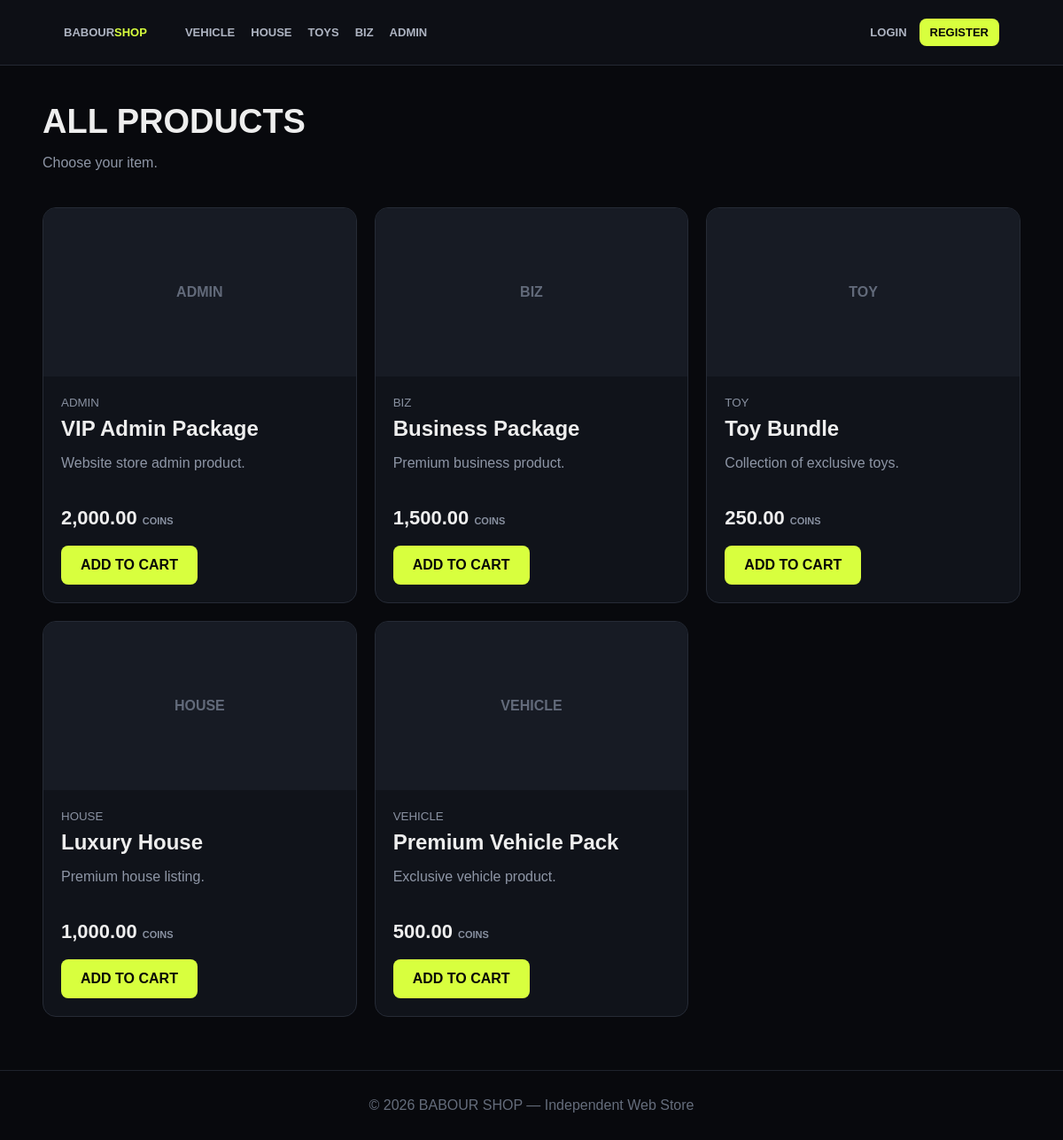
The page /shop.php on the database its author committed.
### tables this page shows
CREATE TABLE products (
 id INT UNSIGNED AUTO_INCREMENT PRIMARY KEY,
 name VARCHAR(120) NOT NULL,
 category ENUM('vehicle','house','toy','biz','admin') NOT NULL,
 description TEXT,
 price DECIMAL(12,2) NOT NULL DEFAULT 0,
 image VARCHAR(500) DEFAULT '',
 active TINYINT(1) NOT NULL DEFAULT 1,
 created_at TIMESTAMP DEFAULT CURRENT_TIMESTAMP
);

### shop.php (the view, shortened to what this page needs)
<?php
require_once "config/database.php";
$category = $_GET['category'] ?? '';
$params = [];
$sql = "SELECT * FROM products WHERE active=1";
$sql .= " ORDER BY id DESC";
$stmt = $pdo->prepare($sql); $stmt->execute($params);
$products = $stmt->fetchAll();
include "includes/header.php";
?>
<div class="page-head"><h1><?= $category ? strtoupper(htmlspecialchars($category)) : 'ALL PRODUCTS' ?></h1><p>Choose your item.</p></div>
<div class="grid">
<?php foreach($products as $p): ?>
<article class="card">
  <div class="product-image">
    <?php if ($p['image']): ?><img src="<?= htmlspecialchars($p['image']) ?>" alt=""><?php else: ?><span><?= strtoupper($p['category']) ?></span><?php endif; ?>
  </div>
  <div class="card-body">
    <small><?= strtoupper(htmlspecialchars($p['category'])) ?></small>
    <h2><?= htmlspecialchars($p['name']) ?></h2>
    <p><?= htmlspecialchars($p['description']) ?></p>
    <div class="price"><?= number_format($p['price'],2) ?> <small>COINS</small></div>
    <a class="btn" href="cart.php?action=add&id=<?= (int)$p['id'] ?>">ADD TO CART</a>
  </div>
</article>
<?php endforeach; ?>
</div>
<?php include "includes/footer.php"; ?>

### includes/header.php (shortened to what this page needs)
<!doctype html>
<html lang="en">
<head>
<link rel="stylesheet" href="assets/css/style.css">
</head>
<body>
<header class="topbar">
  <a class="logo" href="index.php">BABOUR<span>SHOP</span></a>
  <nav>
    <a href="shop.php?category=vehicle">VEHICLE</a>
    <a href="shop.php?category=house">HOUSE</a>
    <a href="shop.php?category=toy">TOYS</a>
    <a href="shop.php?category=biz">BIZ</a>
    <a href="shop.php?category=admin">ADMIN</a>
  </nav>
  <div class="nav-right">
    <?php if (!empty($_SESSION['user_id'])): ?>
      <a href="account.php"><?= htmlspecialchars($_SESSION['username']) ?></a>
      <a href="cart.php">CART</a>
      <?php if (($_SESSION['role'] ?? '') === 'admin'): ?><a href="admin/index.php">ADMIN PANEL</a><?php endif; ?>
      <a href="logout.php">LOGOUT</a>
    <?php else: ?>
      <a href="login.php">LOGIN</a><a class="btn small" href="register.php">REGISTER</a>
    <?php endif; ?>
  </div>
</header>
<main class="container">

### includes/footer.php (shortened to what this page needs)
</main>
<footer>© <?= date('Y') ?> BABOUR SHOP — Independent Web Store</footer>
</body></html>

### assets/css/style.css (style rules this page uses)
* { box-sizing:border-box }
body { margin:0;background:#08090d;color:#eee;font-family:Arial,Helvetica,sans-serif }
.topbar { height:74px;display:flex;align-items:center;gap:28px;padding:0 6%;background:#0d0f15;border-bottom:1px solid #242833;position:sticky;top:0;z-index:5 }
.logo { font-size:25px;font-weight:900;color:#fff;text-decoration:none;margin-right:15px }
.logo span { color:#d8ff3e }
.topbar nav { display:flex;gap:18px }
.topbar a { color:#aeb4c2;text-decoration:none;font-size:13px;font-weight:700 }
.nav-right { margin-left:auto;display:flex;gap:14px;align-items:center }
.container { width:min(1180px,92%);margin:auto;min-height:calc(100vh - 130px) }
.btn { display:inline-block;background:#d8ff3e;color:#070807!important;border:0;padding:13px 22px;border-radius:8px;font-weight:900;text-decoration:none;cursor:pointer }
.btn.small { padding:8px 12px }
.page-head { padding:42px 0 25px }
.page-head h1 { font-size:38px;margin:0 }
.page-head p { color:#8e96a6 }
.grid { display:grid;grid-template-columns:repeat(3,1fr);gap:20px }
.card { background:#10131a;border:1px solid #262b36;border-radius:15px;overflow:hidden }
.product-image { height:190px;background:#171b24;display:flex;align-items:center;justify-content:center;color:#626a7a;font-weight:900 }
.card-body { padding:20px }
.card-body small { color:#8991a1 }
.card-body h2 { margin:7px 0 }
.card-body p { color:#8e96a6;min-height:40px }
.price { font-size:22px;font-weight:900;margin:18px 0 }
.price small { font-size:11px }
footer { text-align:center;padding:30px;color:#656d7c;border-top:1px solid #1f232c;margin-top:60px }

### rows shown on the page
products: category "ADMIN", name "VIP Admin Package", description "Website store admin product.", price "2,000.00"
products: category "BIZ", name "Business Package", description "Premium business product.", price "1,500.00"
products: category "TOY", name "Toy Bundle", description "Collection of exclusive toys.", price "250.00"
products: category "HOUSE", name "Luxury House", description "Premium house listing.", price "1,000.00"
products: category "VEHICLE", name "Premium Vehicle Pack", description "Exclusive vehicle product.", price "500.00"
